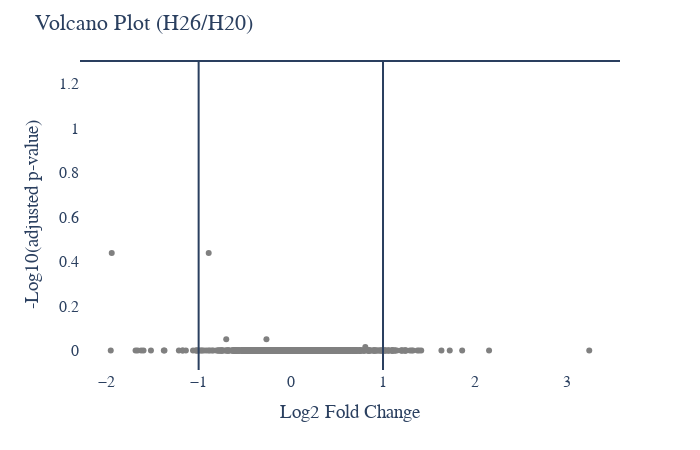

Notebook cell for this chart:
### Code cell
# Protein Abundance Volcano plot
plot_options={
            "compare groups": ["H20","H26"],
            "title": "Volcano Plot",
            "X Title": "Log2 Fold Change",
            "Y Title": "-Log10(adjusted p-value)",
            "up color": "red",
            "down color": "blue",
            "all color": "gray",
            "width": 700,
            "height": 450,
            "font": dict(size=16, family="Arial black"),
            "ylimits": [],
            "xlimits": []
        }
figure, _, _ =volcano_plots(data_obj, plot_options, saved_settings)
figure.show()

### Figure 1 — Plotly figure (JSON) as saved in the notebook; plotly's stock layout.template omitted (floating-point values rounded to 4 significant figures; data arrays with more than 128 entries replaced by an {"elided": "..."} marker saying what was removed)
{"data": [{"hovertemplate": "<extra></extra>", "legendgroup": "", "marker": {"color": "#636efa", "symbol": "circle"}, "mode": "markers", "name": "", "orientation": "v", "showlegend": false, "type": "scatter", "xaxis": "x", "yaxis": "y"}, {"marker": {"color": "gray"}, "mode": "markers", "text": {"elided": "2171 str values"}, "type": "scatter", "x": {"elided": "2171 float values"}, "y": {"elided": "2171 float values"}}], "layout": {"font": {"family": "Arial black", "size": 16}, "height": 450, "legend": {"tracegroupgap": 0}, "margin": {"t": 60}, "paper_bgcolor": "white", "plot_bgcolor": "white", "shapes": [{"type": "line", "x0": 0, "x1": 1, "xref": "x domain", "y0": 1.301, "y1": 1.301, "yref": "y"}, {"type": "line", "x0": -1, "x1": -1, "xref": "x", "y0": 0, "y1": 1, "yref": "y domain"}, {"type": "line", "x0": 1, "x1": 1, "xref": "x", "y0": 0, "y1": 1, "yref": "y domain"}], "showlegend": false, "title": {"text": "Volcano Plot (H26/H20)"}, "width": 700, "xaxis": {"anchor": "y", "domain": [0, 1], "title": {"text": "Log2 Fold Change"}}, "yaxis": {"anchor": "x", "domain": [0, 1], "title": {"text": "-Log10(adjusted p-value)"}}}}
